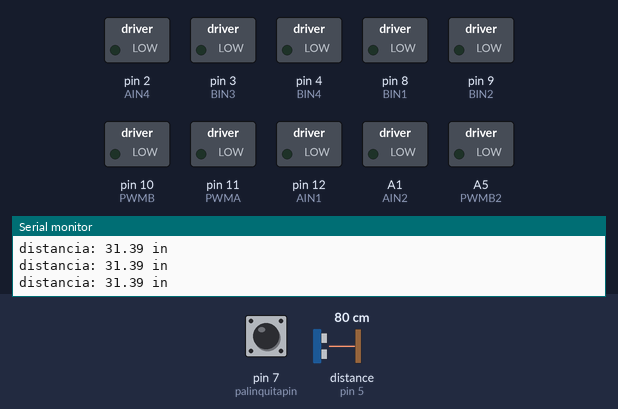
Simulated run of this sketch. Board: Arduino Uno, built with avr-gcc and run on an emulated ATmega328P. On the bench: switched loads named in the sketch (green lamp = pin HIGH), the last lines printed to the serial monitor. Wiring (inferred from the names in the program): ultrasonic range finder: trigger pin 6; echo pin 5. Dashed ring = blinking. The inputs (shaded band) are chosen by the test bench; at power-on: pin 7 (palinquitapin) HIGH, distance to the obstacle (sensor on pin 5) 80 cm. The echo pulse lasts 58.3 µs per cm; pins used as bus, display or sensor lines are not drawn.

Above: at 1.2 s.
1.3 s: pin 7 (palinquitapin) pulled LOW for 0.15 s
At 1.7 s:
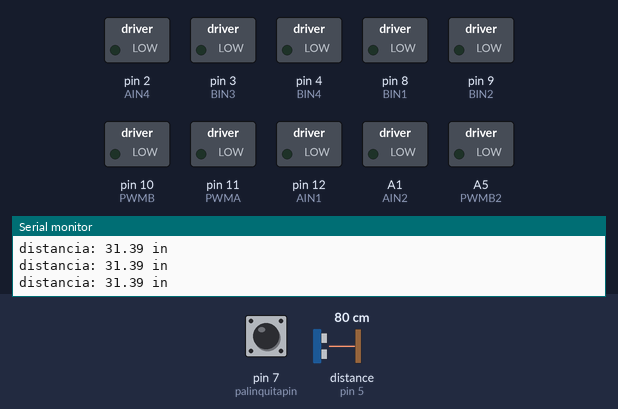
2.9 s: distance to the obstacle (sensor on pin 5) set to 2 cm
5.9 s: pin 7 (palinquitapin) pulled LOW for 1 s
At 6.07 s:
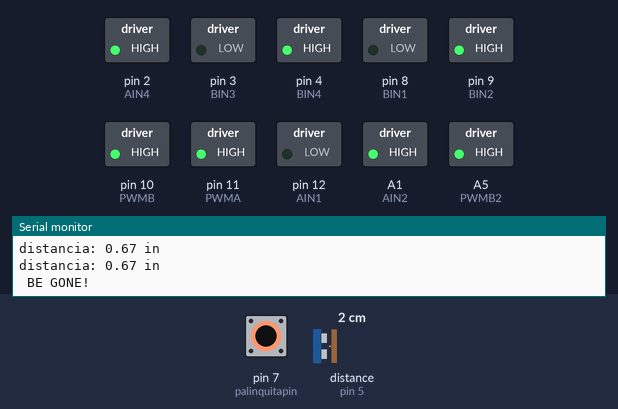
8.5 s: pin 7 (palinquitapin) pulled LOW for 3.2 s
At 8.93 s:
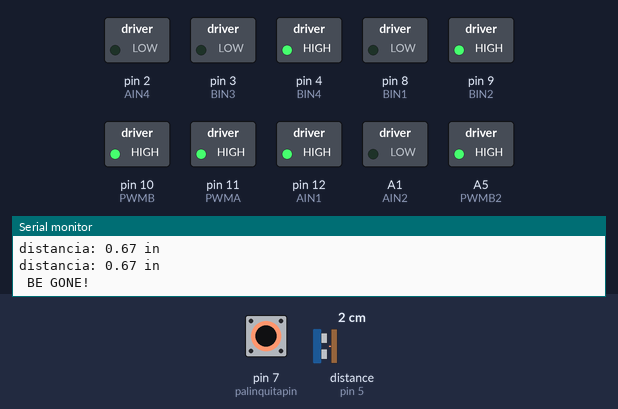
13.2 s: distance to the obstacle (sensor on pin 5) set to 9 cm
16.2 s: pin 7 (palinquitapin) pulsed LOW 5 times (0.12 s each, 0.3 s apart)
At 16.39 s:
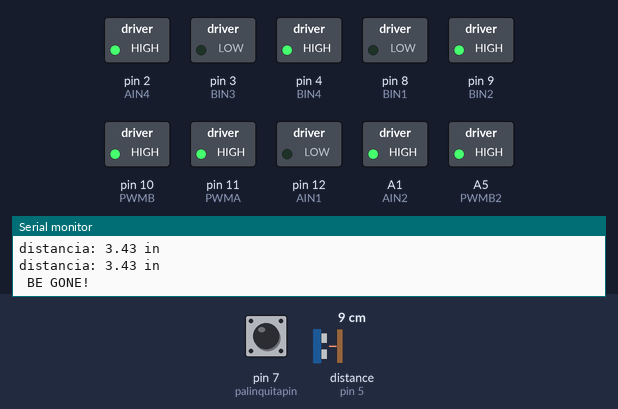
Timing chart, 0 to 19.5 s (numbered marks = the images above; inputs shaded):
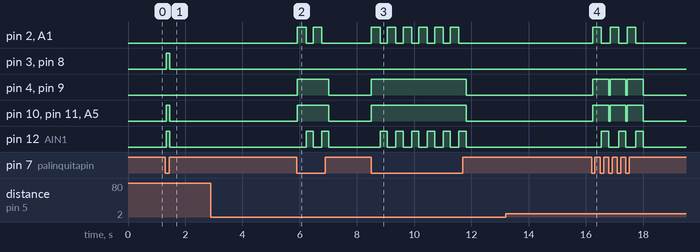

Measured:
- after the input at 1.3 s, pin 3 (BIN3), pin 8 (BIN1), pin 10 (PWMB), pin 11 (PWMA), pin 12 (AIN1), A5 (PWMB2): LOW → HIGH at once, → LOW 0.11 s later
- after the input at 5.9 s, pin 2 (AIN4): alternates HIGH for 0.30 s and LOW for 0.25 s, 4 changes in all, then stays LOW, starting at once; pin 4 (BIN4): LOW → HIGH at once, → LOW 1.1 s later
- after the input at 8.5 s, pin 2 (AIN4): alternates HIGH for 0.30 s and LOW for 0.25 s, 12 changes in all, then stays LOW, starting at once; pin 4 (BIN4): LOW → HIGH at once, → LOW 3.3 s later
- after the input at 16.2 s, pin 2 (AIN4): alternates HIGH for 0.30 s and LOW for 0.30 s, 6 changes in all, then stays LOW, starting at once; pin 4 (BIN4): alternates HIGH for 0.55 s and LOW for 0.05 s, 6 changes in all, then stays LOW, starting at once

The sketch:

robot-autonomo.ino
```cpp
#include <Servo.h>
const int AIN1 = 12;
const int AIN2 = A1;
const int PWMA = 11;
const int PWMB = 10;
const int BIN2 = 9;
const int BIN1 = 8;


const int AIN3 = 1;
const int AIN4 = 2;
const int PWMA2 = 0;
const int PWMB2 = A5;
const int BIN3 = 3;
const int BIN4 = 4;

const int trigPin = 6;
const int echoPin = 5;

int palinquitapin = 7;

float distancia = 0;

int backupTime = 300;
int turnTime = 200;

Servo machine;
Servo machinen;


void setup()
{
  pinMode(trigPin, OUTPUT);
  pinMode(echoPin, INPUT);

  pinMode(palinquitapin, INPUT_PULLUP);

  pinMode(AIN1, OUTPUT);
  pinMode(AIN2, OUTPUT);
  pinMode(PWMA, OUTPUT);

  pinMode(AIN3, OUTPUT);
  pinMode(AIN4, OUTPUT);
  pinMode(PWMA2, OUTPUT);

  pinMode(BIN1, OUTPUT);
  pinMode(BIN2, OUTPUT);
  pinMode(BIN3, OUTPUT);
  pinMode(BIN4, OUTPUT);
  pinMode(PWMB, OUTPUT);

  Serial.begin(9600);
  Serial.print("be gone");
}

void loop()
{
  distancia = getdistancia();

  Serial.print("distancia: ");
  Serial.print(distancia);
  Serial.println(" in");
if (digitalRead(palinquitapin) == LOW )
{
      if (distancia < 4)
      {
      Serial.print(" ");
      Serial.print("BE GONE!");

      rightMotor(0);
      leftMotor(0);
      delay(0);

      rightMotor(-255);
      leftMotor(-255);
      delay(backupTime);

      rightMotor(255);
      leftMotor(-255);
      delay(turnTime);
      } else
      {
      Serial.print(" ");
      Serial.print("Moving...");
      rightMotor(255);
      leftMotor(255);
      }

} else
    {

    rightMotor(0);
    leftMotor(0);
    }
  delay(50);
}

void rightMotor(int velocidadmotor)
{
  if (velocidadmotor > 0)
  {
    digitalWrite(AIN1, HIGH);
    digitalWrite(AIN2, LOW);
    digitalWrite(AIN3, HIGH);
    digitalWrite(AIN4, LOW);
  }
  else if (velocidadmotor < 0)
  {
    digitalWrite(AIN1, LOW);
    digitalWrite(AIN2, HIGH);
    digitalWrite(AIN3, LOW);
    digitalWrite(AIN4, HIGH);
  }
  else
  {
    digitalWrite(AIN1, LOW);
    digitalWrite(AIN2, LOW);
    digitalWrite(AIN3, LOW);
    digitalWrite(AIN4, LOW);
  }
  analogWrite(PWMA, abs(velocidadmotor));
  analogWrite(PWMA2, abs(velocidadmotor));
}

void leftMotor(int velocidadmotor)
{
  if (velocidadmotor > 0)
  {
    digitalWrite(BIN1, HIGH);
    digitalWrite(BIN2, LOW);
    digitalWrite(BIN3, HIGH);
    digitalWrite(BIN4, LOW);
  }
  else if (velocidadmotor < 0)
  {
    digitalWrite(BIN1, LOW);
    digitalWrite(BIN2, HIGH);
    digitalWrite(BIN3, LOW);
    digitalWrite(BIN4, HIGH);
  }
  else
  {
    digitalWrite(BIN1, LOW);
    digitalWrite(BIN2, LOW);
    digitalWrite(BIN3, LOW);
    digitalWrite(BIN4, LOW);
  }
  analogWrite(PWMB, abs(velocidadmotor));
  analogWrite(PWMB2, abs(velocidadmotor));
}

float getdistancia()
{
  float echoTime;
  float calculateddistancia;

  digitalWrite(trigPin, HIGH);
  delayMicroseconds(10);
  digitalWrite(trigPin, LOW);

  echoTime = pulseIn(echoPin, HIGH);

  calculateddistancia = echoTime / 148.0;

  return calculateddistancia;
}
//@ney_2210zVT🍎
```
